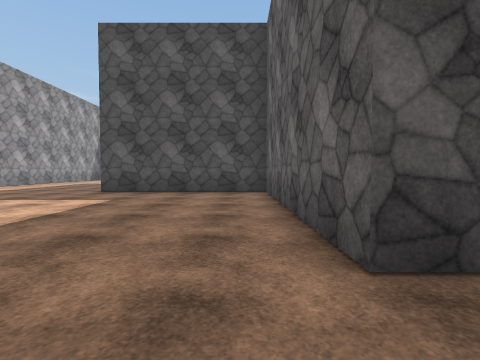
View 1 (above)

24 first-person views from a walk through a 3-D level made in the Unity game engine. The camera is 1.3 m above the floor, tilts 2° down and sees 85° across. The floor is counted in squares, 2 m on a side. Each view is taken from the middle of a square. On the plan, view 1 faces up. The plan holds only what a view shows up to about 9 squares ahead; the rest is blank. The place goes on beyond the plan. The player character is not drawn. Surface patterns are stand-ins for the level's own textures.

View 2
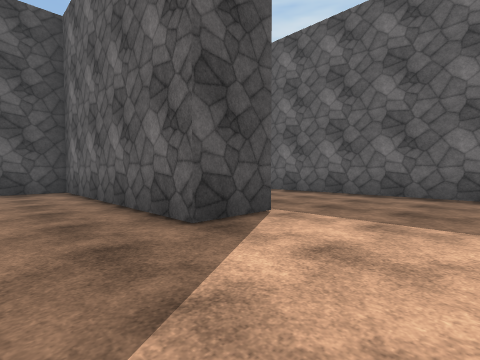

View 3
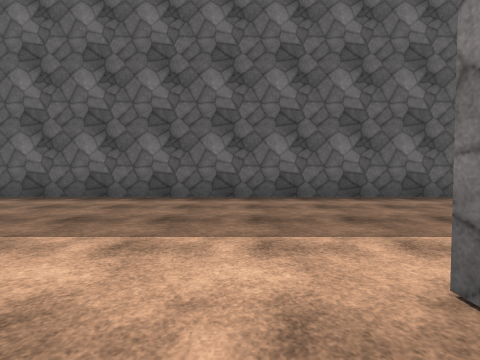

View 4
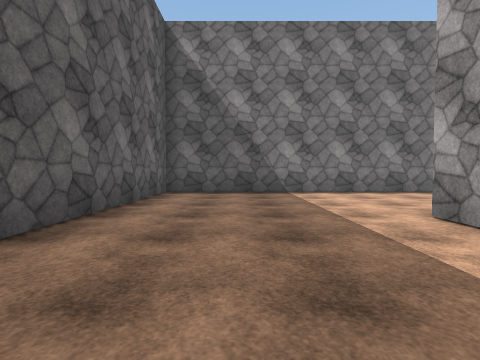

View 5
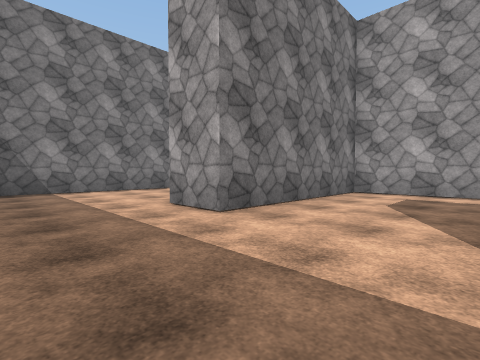

View 6
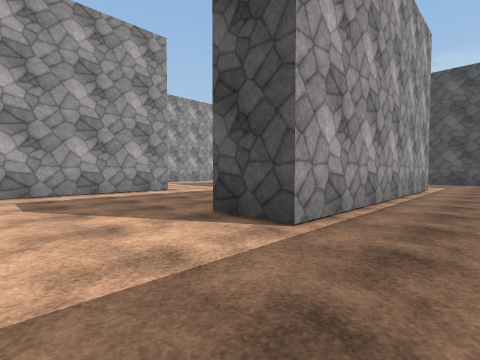

View 7
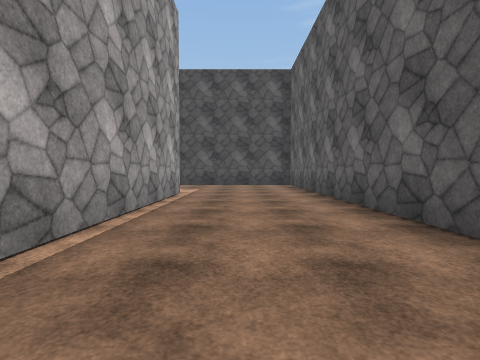

View 8
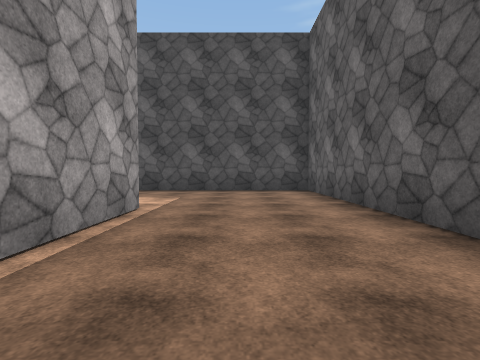

View 9
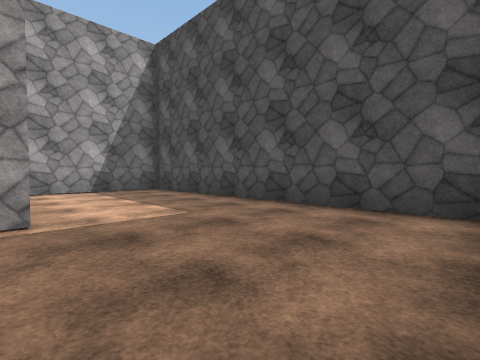

View 10
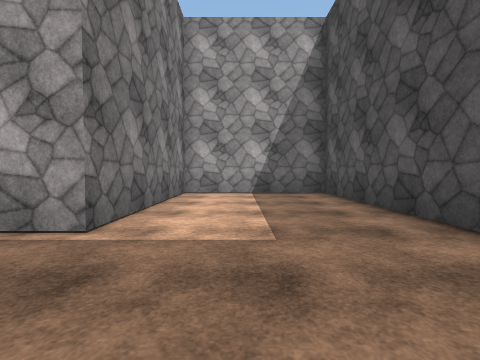

View 11
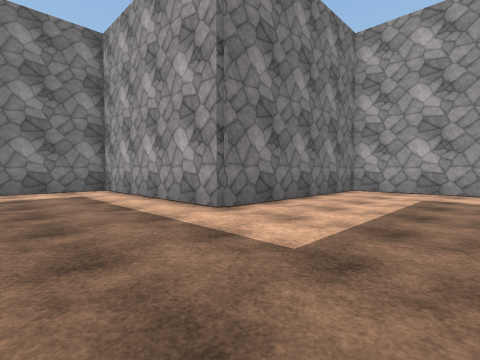

View 12
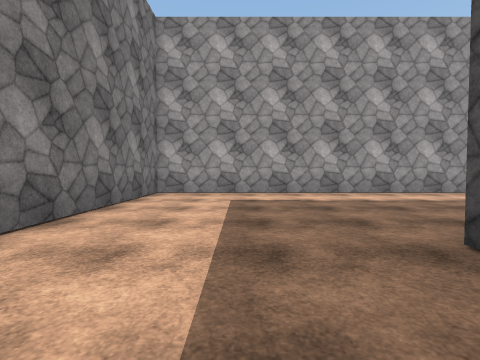

View 13
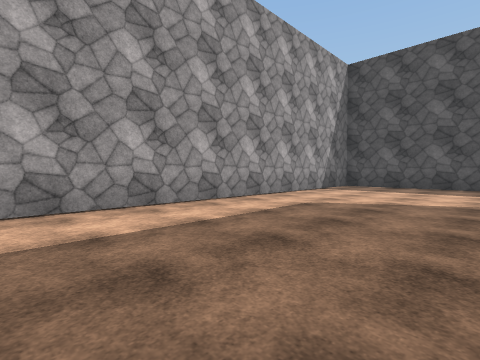

View 14
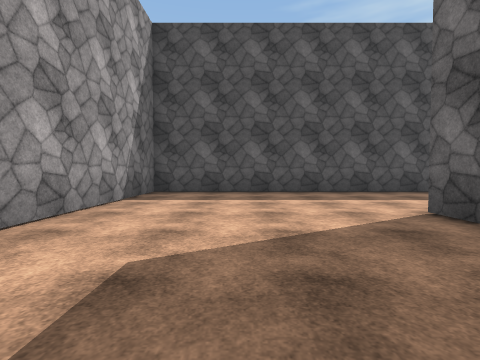

View 15
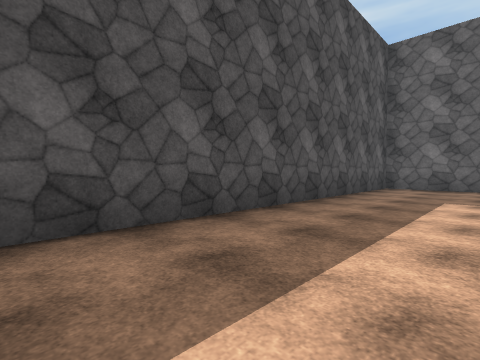

View 16
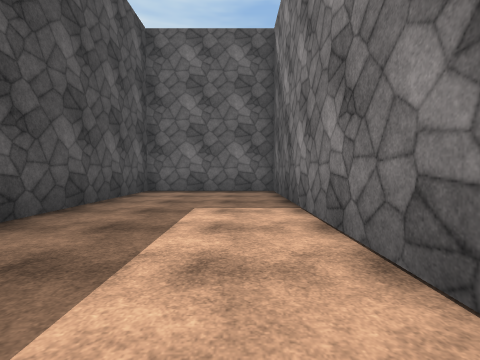

View 17
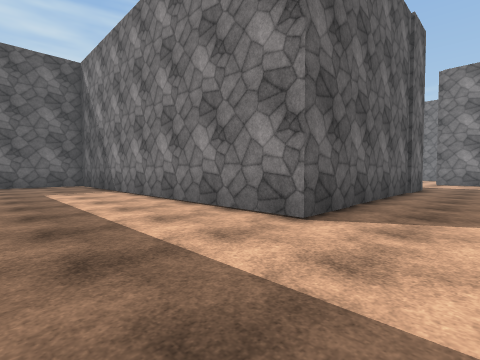

View 18
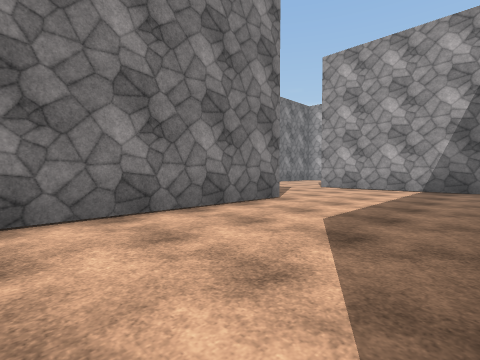

View 19
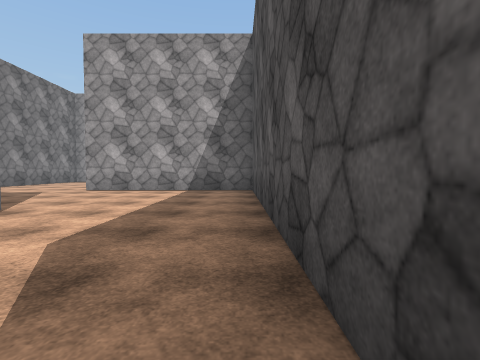

View 20
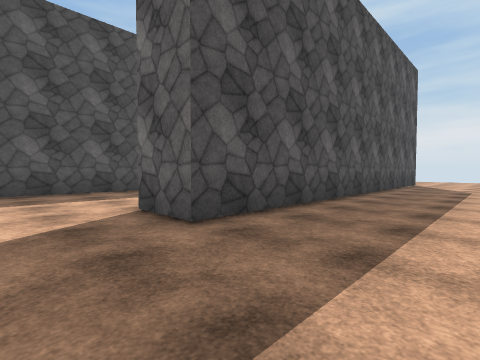

View 21
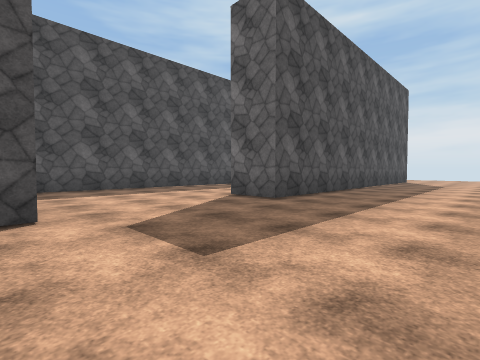

View 22
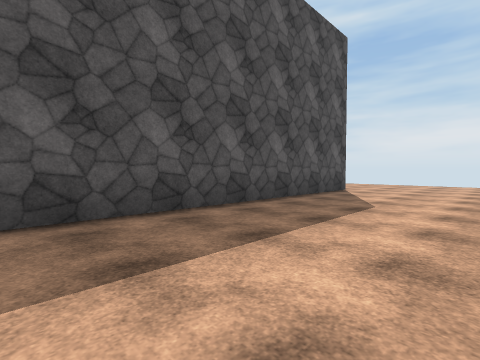

View 23
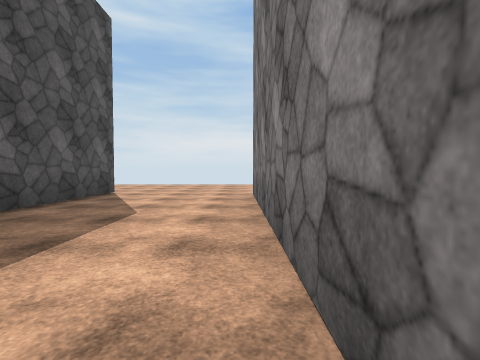

View 24
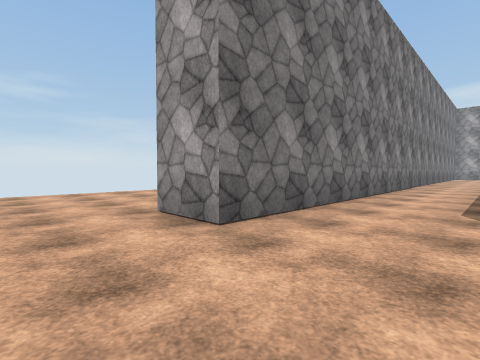

### Floor plan
Points are (right, up) in squares from view 1. A wall is a line through its corners. A room is listed if a view was taken in it or the views show most of it. See-through windows are left out.
Room 1 (views 1, 2, 3, 4, 5, 6, 7, 8, 9, 10, 11, 12, 13, 14, 15, 16, 17, 18, 19, 20, 21, 22, 23, 24)
walls: (-0.4, -3.6) (-8, -3.6); (7.8, -9.3) (-4.1, -9.3) (-4.1, -7.8) (6.2, -7.8) (6.2, 13.5) (-2.6, 13.5) (-2.6, 9.4) (2.3, 9.4) (2.3, 1.6) (0.8, 1.6) (0.8, 7.9) (-4.1, 7.9) (-4.1, 14.9) (6.2, 14.9) (6.2, 18.9) (-9.6, 18.9) (-9.6, 3.6) (-3.9, 3.6) (-3.9, -2.1) (1.3, -2.1) (1.3, -3.6); (-8.5, -3.5) (-8.5, -9) (-8.9, -9); (-1.5, -13.4) (7, -13.4) (7, -14.9)

Where each view was taken, in squares from view 1:
view 1: 0 up, 0 right, facing up
view 2: 1 down, 1 left, facing up-right
view 3: 1 down, 0 right, facing right
view 4: 0 up, 4 right, facing down
view 5: 1 up, 4 right, facing down-left
view 6: 1 down, 4 right, facing up-left
view 7: 2 up, 4 right, facing up
view 8: 5 up, 4 right, facing up
view 9: 9 up, 6 right, facing up-left
view 10: 11 up, 5 right, facing left
view 11: 7 up, 1 left, facing down-left
view 12: 6 up, 2 left, facing left
view 13: 8 up, 5 left, facing up-left
view 14: 11 up, 7 left, facing up
view 15: 16 up, 4 left, facing up-right
view 16: 16 up, 2 left, facing right
view 17: 18 up, 6 left, facing down-right
view 18: 4 down, 1 right, facing down-left
view 19: 4 down, 0 right, facing left
view 20: 12 down, 6 left, facing up-right
view 21: 13 down, 9 left, facing up-right
view 22: 13 down, 1 left, facing up-right
view 23: 13 down, 0 right, facing right
view 24: 11 down, 9 right, facing down-left
